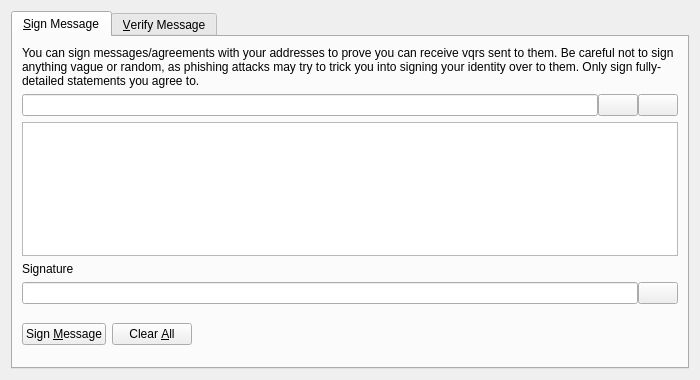
<?xml version="1.0" encoding="UTF-8"?>
<ui version="4.0">
 <class>SignVerifyMessageDialog</class>
 <widget class="QDialog" name="SignVerifyMessageDialog">
  <property name="geometry">
   <rect>
    <x>0</x>
    <y>0</y>
    <width>700</width>
    <height>380</height>
   </rect>
  </property>
  <property name="windowTitle">
   <string>Signatures - Sign / Verify a Message</string>
  </property>
  <property name="modal">
   <bool>true</bool>
  </property>
  <layout class="QVBoxLayout" name="verticalLayout">
   <item>
    <widget class="QTabWidget" name="tabWidget">
     <property name="currentIndex">
      <number>0</number>
     </property>
     <widget class="QWidget" name="tabSignMessage">
      <attribute name="title">
       <string>&amp;Sign Message</string>
      </attribute>
      <layout class="QVBoxLayout" name="verticalLayout_SM">
       <item>
        <widget class="QLabel" name="infoLabel_SM">
         <property name="text">
          <string>You can sign messages/agreements with your addresses to prove you can receive vqrs sent to them. Be careful not to sign anything vague or random, as phishing attacks may try to trick you into signing your identity over to them. Only sign fully-detailed statements you agree to.</string>
         </property>
         <property name="textFormat">
          <enum>Qt::PlainText</enum>
         </property>
         <property name="wordWrap">
          <bool>true</bool>
         </property>
        </widget>
       </item>
       <item>
        <layout class="QHBoxLayout" name="horizontalLayout_1_SM">
         <property name="spacing">
          <number>0</number>
         </property>
         <item>
          <widget class="QValidatedLineEdit" name="addressIn_SM">
           <property name="toolTip">
            <string>The Vqr address to sign the message with</string>
           </property>
          </widget>
         </item>
         <item>
          <widget class="QPushButton" name="addressBookButton_SM">
           <property name="toolTip">
            <string>Choose previously used address</string>
           </property>
           <property name="text">
            <string/>
           </property>
           <property name="icon">
            <iconset resource="../bitcoin.qrc">
             <normaloff>:/icons/address-book</normaloff>:/icons/address-book</iconset>
           </property>
           <property name="shortcut">
            <string>Alt+A</string>
           </property>
           <property name="autoDefault">
            <bool>false</bool>
           </property>
          </widget>
         </item>
         <item>
          <widget class="QPushButton" name="pasteButton_SM">
           <property name="toolTip">
            <string>Paste address from clipboard</string>
           </property>
           <property name="text">
            <string/>
           </property>
           <property name="icon">
            <iconset resource="../bitcoin.qrc">
             <normaloff>:/icons/editpaste</normaloff>:/icons/editpaste</iconset>
           </property>
           <property name="shortcut">
            <string>Alt+P</string>
           </property>
           <property name="autoDefault">
            <bool>false</bool>
           </property>
          </widget>
         </item>
        </layout>
       </item>
       <item>
        <widget class="QPlainTextEdit" name="messageIn_SM">
         <property name="toolTip">
          <string>Enter the message you want to sign here</string>
         </property>
        </widget>
       </item>
       <item>
        <widget class="QLabel" name="signatureLabel_SM">
         <property name="text">
          <string>Signature</string>
         </property>
         <property name="textFormat">
          <enum>Qt::PlainText</enum>
         </property>
        </widget>
       </item>
       <item>
        <layout class="QHBoxLayout" name="horizontalLayout_2_SM">
         <property name="spacing">
          <number>0</number>
         </property>
         <item>
          <widget class="QLineEdit" name="signatureOut_SM">
           <property name="font">
            <font>
             <italic>true</italic>
            </font>
           </property>
           <property name="readOnly">
            <bool>true</bool>
           </property>
          </widget>
         </item>
         <item>
          <widget class="QPushButton" name="copySignatureButton_SM">
           <property name="toolTip">
            <string>Copy the current signature to the system clipboard</string>
           </property>
           <property name="text">
            <string/>
           </property>
           <property name="icon">
            <iconset resource="../bitcoin.qrc">
             <normaloff>:/icons/editcopy</normaloff>:/icons/editcopy</iconset>
           </property>
           <property name="autoDefault">
            <bool>false</bool>
           </property>
          </widget>
         </item>
        </layout>
       </item>
       <item>
        <layout class="QHBoxLayout" name="horizontalLayout_3_SM">
         <item>
          <widget class="QPushButton" name="signMessageButton_SM">
           <property name="toolTip">
            <string>Sign the message to prove you own this Vqr address</string>
           </property>
           <property name="text">
            <string>Sign &amp;Message</string>
           </property>
           <property name="icon">
            <iconset resource="../bitcoin.qrc">
             <normaloff>:/icons/edit</normaloff>:/icons/edit</iconset>
           </property>
           <property name="autoDefault">
            <bool>false</bool>
           </property>
          </widget>
         </item>
         <item>
          <widget class="QPushButton" name="clearButton_SM">
           <property name="toolTip">
            <string>Reset all sign message fields</string>
           </property>
           <property name="text">
            <string>Clear &amp;All</string>
           </property>
           <property name="icon">
            <iconset resource="../bitcoin.qrc">
             <normaloff>:/icons/remove</normaloff>:/icons/remove</iconset>
           </property>
           <property name="autoDefault">
            <bool>false</bool>
           </property>
          </widget>
         </item>
         <item>
          <spacer name="horizontalSpacer_1_SM">
           <property name="orientation">
            <enum>Qt::Horizontal</enum>
           </property>
           <property name="sizeHint" stdset="0">
            <size>
             <width>40</width>
             <height>48</height>
            </size>
           </property>
          </spacer>
         </item>
         <item>
          <widget class="QLabel" name="statusLabel_SM">
           <property name="font">
            <font>
             <weight>75</weight>
             <bold>true</bold>
            </font>
           </property>
           <property name="text">
            <string/>
           </property>
           <property name="wordWrap">
            <bool>true</bool>
           </property>
          </widget>
         </item>
         <item>
          <spacer name="horizontalSpacer_2_SM">
           <property name="orientation">
            <enum>Qt::Horizontal</enum>
           </property>
           <property name="sizeHint" stdset="0">
            <size>
             <width>40</width>
             <height>48</height>
            </size>
           </property>
          </spacer>
         </item>
        </layout>
       </item>
      </layout>
     </widget>
     <widget class="QWidget" name="tabVerifyMessage">
      <attribute name="title">
       <string>&amp;Verify Message</string>
      </attribute>
      <layout class="QVBoxLayout" name="verticalLayout_VM">
       <item>
        <widget class="QLabel" name="infoLabel_VM">
         <property name="text">
          <string>Enter the receiver's address, message (ensure you copy line breaks, spaces, tabs, etc. exactly) and signature below to verify the message. Be careful not to read more into the signature than what is in the signed message itself, to avoid being tricked by a man-in-the-middle attack. Note that this only proves the signing party receives with the address, it cannot prove sendership of any transaction!</string>
         </property>
         <property name="textFormat">
          <enum>Qt::PlainText</enum>
         </property>
         <property name="alignment">
          <set>Qt::AlignLeading|Qt::AlignLeft|Qt::AlignTop</set>
         </property>
         <property name="wordWrap">
          <bool>true</bool>
         </property>
        </widget>
       </item>
       <item>
        <layout class="QHBoxLayout" name="horizontalLayout_1_VM">
         <property name="spacing">
          <number>0</number>
         </property>
         <item>
          <widget class="QValidatedLineEdit" name="addressIn_VM">
           <property name="toolTip">
            <string>The Vqr address the message was signed with</string>
           </property>
          </widget>
         </item>
         <item>
          <widget class="QPushButton" name="addressBookButton_VM">
           <property name="toolTip">
            <string>Choose previously used address</string>
           </property>
           <property name="text">
            <string/>
           </property>
           <property name="icon">
            <iconset resource="../bitcoin.qrc">
             <normaloff>:/icons/address-book</normaloff>:/icons/address-book</iconset>
           </property>
           <property name="shortcut">
            <string>Alt+A</string>
           </property>
           <property name="autoDefault">
            <bool>false</bool>
           </property>
          </widget>
         </item>
        </layout>
       </item>
       <item>
        <widget class="QPlainTextEdit" name="messageIn_VM"/>
       </item>
       <item>
        <widget class="QValidatedLineEdit" name="signatureIn_VM"/>
       </item>
       <item>
        <layout class="QHBoxLayout" name="horizontalLayout_2_VM">
         <item>
          <widget class="QPushButton" name="verifyMessageButton_VM">
           <property name="toolTip">
            <string>Verify the message to ensure it was signed with the specified Vqr address</string>
           </property>
           <property name="text">
            <string>Verify &amp;Message</string>
           </property>
           <property name="icon">
            <iconset resource="../bitcoin.qrc">
             <normaloff>:/icons/transaction_0</normaloff>:/icons/transaction_0</iconset>
           </property>
           <property name="autoDefault">
            <bool>false</bool>
           </property>
          </widget>
         </item>
         <item>
          <widget class="QPushButton" name="clearButton_VM">
           <property name="toolTip">
            <string>Reset all verify message fields</string>
           </property>
           <property name="text">
            <string>Clear &amp;All</string>
           </property>
           <property name="icon">
            <iconset resource="../bitcoin.qrc">
             <normaloff>:/icons/remove</normaloff>:/icons/remove</iconset>
           </property>
           <property name="autoDefault">
            <bool>false</bool>
           </property>
          </widget>
         </item>
         <item>
          <spacer name="horizontalSpacer_1_VM">
           <property name="orientation">
            <enum>Qt::Horizontal</enum>
           </property>
           <property name="sizeHint" stdset="0">
            <size>
             <width>40</width>
             <height>48</height>
            </size>
           </property>
          </spacer>
         </item>
         <item>
          <widget class="QLabel" name="statusLabel_VM">
           <property name="font">
            <font>
             <weight>75</weight>
             <bold>true</bold>
            </font>
           </property>
           <property name="text">
            <string/>
           </property>
           <property name="wordWrap">
            <bool>true</bool>
           </property>
          </widget>
         </item>
         <item>
          <spacer name="horizontalSpacer_2_VM">
           <property name="orientation">
            <enum>Qt::Horizontal</enum>
           </property>
           <property name="sizeHint" stdset="0">
            <size>
             <width>40</width>
             <height>48</height>
            </size>
           </property>
          </spacer>
         </item>
        </layout>
       </item>
      </layout>
     </widget>
    </widget>
   </item>
  </layout>
 </widget>
 <customwidgets>
  <customwidget>
   <class>QValidatedLineEdit</class>
   <extends>QLineEdit</extends>
   <header>qt/qvalidatedlineedit.h</header>
  </customwidget>
 </customwidgets>
 <resources>
  <include location="../bitcoin.qrc"/>
 </resources>
 <connections/>
</ui>
